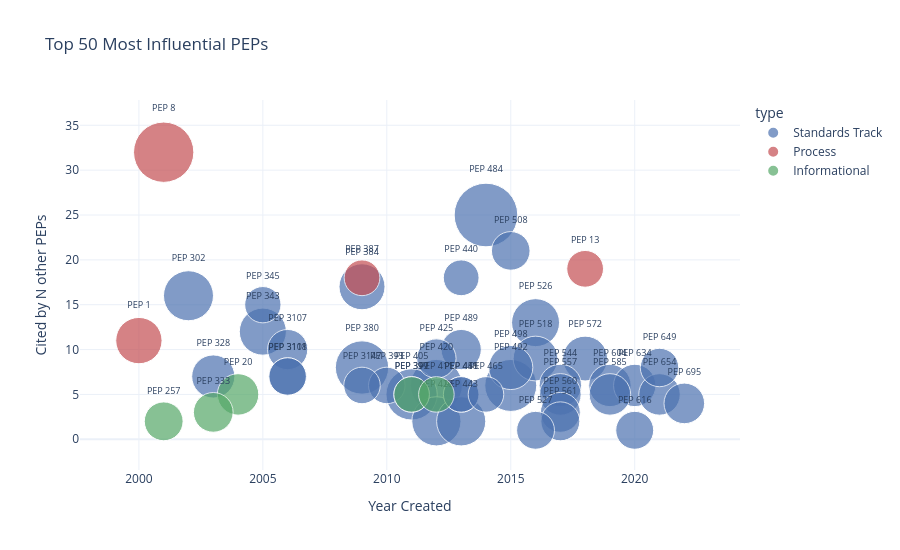

This figure's notebook cell:
### Code cell
# Bubble chart: most influential PEPs
top50 = df.nlargest(50, "influence_score").copy()
top50["label"] = top50.apply(lambda r: f"PEP {r['number']}", axis=1)

fig3 = px.scatter(
    top50,
    x="year",
    y="cited_by_count",
    size="influence_score",
    color="type",
    color_discrete_map=TYPE_COLORS,
    hover_name="label",
    hover_data={"title": True, "status_clean": True, "influence_score": ":.2f",
                "cited_by_count": True, "is_landmark": True},
    text="label",
    title="Top 50 Most Influential PEPs",
    labels={"year": "Year Created", "cited_by_count": "Cited by N other PEPs"},
    template="plotly_white",
    height=550,
    size_max=45,
)
fig3.update_traces(textposition="top center", textfont_size=9)
fig3.show()

### Figure 1 — Plotly figure (JSON) as saved in the notebook; plotly's stock layout.template omitted (floating-point values rounded to 4 significant figures; data arrays with more than 128 entries replaced by an {"elided": "..."} marker saying what was removed)
{"data": [{"customdata": {"elided": "41x4 mixed values"}, "hovertemplate": "<b>%{hovertext}</b><br><br>type=Standards Track<br>Year Created=%{x}<br>Cited by N other PEPs=%{y}<br>influence_score=%{customdata[2]:.2f}<br>label=%{text}<br>title=%{customdata[0]}<br>status_clean=%{customdata[1]}<br>is_landmark=%{customdata[3]}<extra></extra>", "hovertext": ["PEP 484", "PEP 380", "PEP 420", "PEP 492", "PEP 405", "PEP 302", "PEP 428", "PEP 443", "PEP 526", "PEP 343", "PEP 384", "PEP 572", "PEP 518", "PEP 498", "PEP 328", "PEP 544", "PEP 604", "PEP 634", "PEP 557", "PEP 585", "PEP 654", "PEP 695", "PEP 489", "PEP 3107", "PEP 560", "PEP 425", "PEP 561", "PEP 508", "PEP 649", "PEP 616", "PEP 527", "PEP 3101", "PEP 3118", "PEP 393", "PEP 3147", "PEP 345", "PEP 440", "PEP 397", "PEP 448", "PEP 451", "PEP 465"], "legendgroup": "Standards Track", "marker": {"color": "#4C72B0", "size": [0.8906, 0.625, 0.5938, 0.5938, 0.5781, 0.55, 0.5312, 0.5312, 0.5064, 0.4875, 0.4656, 0.442, 0.4406, 0.4283, 0.4094, 0.3951, 0.3942, 0.3942, 0.3805, 0.3788, 0.3784, 0.3626, 0.3563, 0.3563, 0.3493, 0.3406, 0.3336, 0.3281, 0.325, 0.3163, 0.3156, 0.3094, 0.3094, 0.2938, 0.2938, 0.2896, 0.2812, 0.2781, 0.2781, 0.2781, 0.2781], "sizemode": "area", "sizeref": 0.0004398, "symbol": "circle"}, "mode": "markers+text", "name": "Standards Track", "orientation": "v", "showlegend": true, "text": ["PEP 484", "PEP 380", "PEP 420", "PEP 492", "PEP 405", "PEP 302", "PEP 428", "PEP 443", "PEP 526", "PEP 343", "PEP 384", "PEP 572", "PEP 518", "PEP 498", "PEP 328", "PEP 544", "PEP 604", "PEP 634", "PEP 557", "PEP 585", "PEP 654", "PEP 695", "PEP 489", "PEP 3107", "PEP 560", "PEP 425", "PEP 561", "PEP 508", "PEP 649", "PEP 616", "PEP 527", "PEP 3101", "PEP 3118", "PEP 393", "PEP 3147", "PEP 345", "PEP 440", "PEP 397", "PEP 448", "PEP 451", "PEP 465"], "textfont": {"size": 9}, "textposition": "top center", "type": "scatter", "x": [2014, 2009, 2012, 2015, 2011, 2002, 2012, 2013, 2016, 2005, 2009, 2018, 2016, 2015, 2003, 2017, 2019, 2020, 2017, 2019, 2021, 2022, 2013, 2006, 2017, 2012, 2017, 2015, 2021, 2020, 2016, 2006, 2006, 2010, 2009, 2005, 2013, 2011, 2013, 2013, 2014], "xaxis": "x", "y": [25, 8, 6, 6, 5, 16, 2, 2, 13, 12, 17, 9, 9, 8, 7, 6, 6, 6, 5, 5, 5, 4, 10, 10, 3, 9, 2, 21, 8, 1, 1, 7, 7, 6, 6, 15, 18, 5, 5, 5, 5], "yaxis": "y"}, {"customdata": [["Style Guide for Python Code", "Active", 0.8, 1], ["PEP Purpose and Guidelines", "Active", 0.4719, 1], ["Python Language Governance", "Active", 0.2969, 0], ["Backwards Compatibility Policy", "Active", 0.2812, 0]], "hovertemplate": "<b>%{hovertext}</b><br><br>type=Process<br>Year Created=%{x}<br>Cited by N other PEPs=%{y}<br>influence_score=%{customdata[2]:.2f}<br>label=%{text}<br>title=%{customdata[0]}<br>status_clean=%{customdata[1]}<br>is_landmark=%{customdata[3]}<extra></extra>", "hovertext": ["PEP 8", "PEP 1", "PEP 13", "PEP 387"], "legendgroup": "Process", "marker": {"color": "#C44E52", "size": [0.8, 0.4719, 0.2969, 0.2812], "sizemode": "area", "sizeref": 0.0004398, "symbol": "circle"}, "mode": "markers+text", "name": "Process", "orientation": "v", "showlegend": true, "text": ["PEP 8", "PEP 1", "PEP 13", "PEP 387"], "textfont": {"size": 9}, "textposition": "top center", "type": "scatter", "x": [2001, 2000, 2018, 2009], "xaxis": "x", "y": [32, 11, 19, 18], "yaxis": "y"}, {"customdata": [["The Zen of Python", "Active", 0.3781, 1], ["Python Web Server Gateway Interface v1.0", "Final", 0.3469, 1], ["Docstring Conventions", "Active", 0.3312, 1], ["Pure Python/C Accelerator Module Compatibility Requirements", "Final", 0.2781, 0], ["Provisional packages in the Python standard library", "Superseded", 0.2781, 0]], "hovertemplate": "<b>%{hovertext}</b><br><br>type=Informational<br>Year Created=%{x}<br>Cited by N other PEPs=%{y}<br>influence_score=%{customdata[2]:.2f}<br>label=%{text}<br>title=%{customdata[0]}<br>status_clean=%{customdata[1]}<br>is_landmark=%{customdata[3]}<extra></extra>", "hovertext": ["PEP 20", "PEP 333", "PEP 257", "PEP 399", "PEP 411"], "legendgroup": "Informational", "marker": {"color": "#55A868", "size": [0.3781, 0.3469, 0.3312, 0.2781, 0.2781], "sizemode": "area", "sizeref": 0.0004398, "symbol": "circle"}, "mode": "markers+text", "name": "Informational", "orientation": "v", "showlegend": true, "text": ["PEP 20", "PEP 333", "PEP 257", "PEP 399", "PEP 411"], "textfont": {"size": 9}, "textposition": "top center", "type": "scatter", "x": [2004, 2003, 2001, 2011, 2012], "xaxis": "x", "y": [5, 3, 2, 5, 5], "yaxis": "y"}], "layout": {"height": 550, "legend": {"itemsizing": "constant", "title": {"text": "type"}, "tracegroupgap": 0}, "title": {"text": "Top 50 Most Influential PEPs"}, "xaxis": {"anchor": "y", "domain": [0, 1], "title": {"text": "Year Created"}}, "yaxis": {"anchor": "x", "domain": [0, 1], "title": {"text": "Cited by N other PEPs"}}}}
